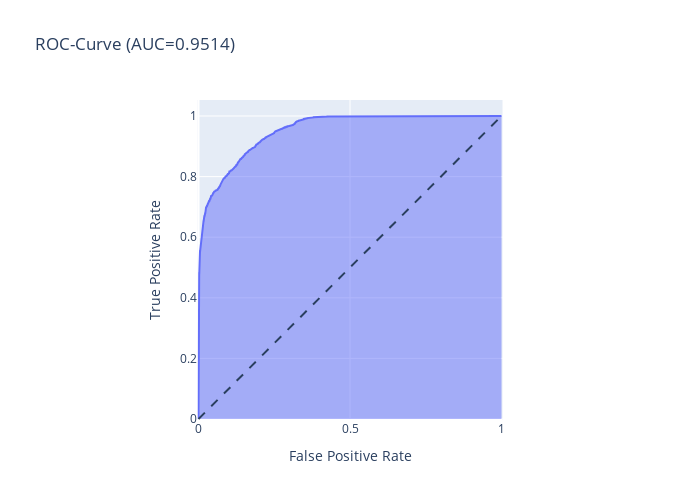

Notebook source saved alongside this figure:
### Markdown cell above
#### ROC Kurve

### Code cell
fpr, tpr, _ = roc_curve(y_test['response'], y_pred_proba)
auc_score = roc_auc_score(y_test['response'], y_pred_proba)


fig = px.area(
    x=fpr, y=tpr,
    title=f'ROC-Curve (AUC={auc(fpr, tpr):.4f})',
    labels=dict(x='False Positive Rate', y='True Positive Rate'),
    width=700, height=500
)


fig.add_shape(
    type='line', line=dict(dash='dash'),
    x0=0, x1=1, y0=0, y1=1
)


fig.update_yaxes(scaleanchor="x", scaleratio=1)
fig.update_xaxes(constrain='domain')

fig.show()

### Figure 1 — Plotly figure (JSON) as saved in the notebook; plotly's stock layout.template omitted (floating-point values rounded to 4 significant figures; data arrays with more than 128 entries replaced by an {"elided": "..."} marker saying what was removed)
{"data": [{"hovertemplate": "False Positive Rate=%{x}<br>True Positive Rate=%{y}<extra></extra>", "legendgroup": "", "line": {"color": "#636efa"}, "marker": {"symbol": "circle"}, "mode": "lines", "name": "", "orientation": "v", "showlegend": false, "stackgroup": "1", "type": "scatter", "x": {"elided": "1450 float values"}, "xaxis": "x", "y": {"elided": "1450 float values"}, "yaxis": "y"}], "layout": {"height": 500, "legend": {"tracegroupgap": 0}, "shapes": [{"line": {"dash": "dash"}, "type": "line", "x0": 0, "x1": 1, "y0": 0, "y1": 1}], "title": {"text": "ROC-Curve (AUC=0.9514)"}, "width": 700, "xaxis": {"anchor": "y", "constrain": "domain", "domain": [0, 1], "title": {"text": "False Positive Rate"}}, "yaxis": {"anchor": "x", "domain": [0, 1], "scaleanchor": "x", "scaleratio": 1, "title": {"text": "True Positive Rate"}}}}
